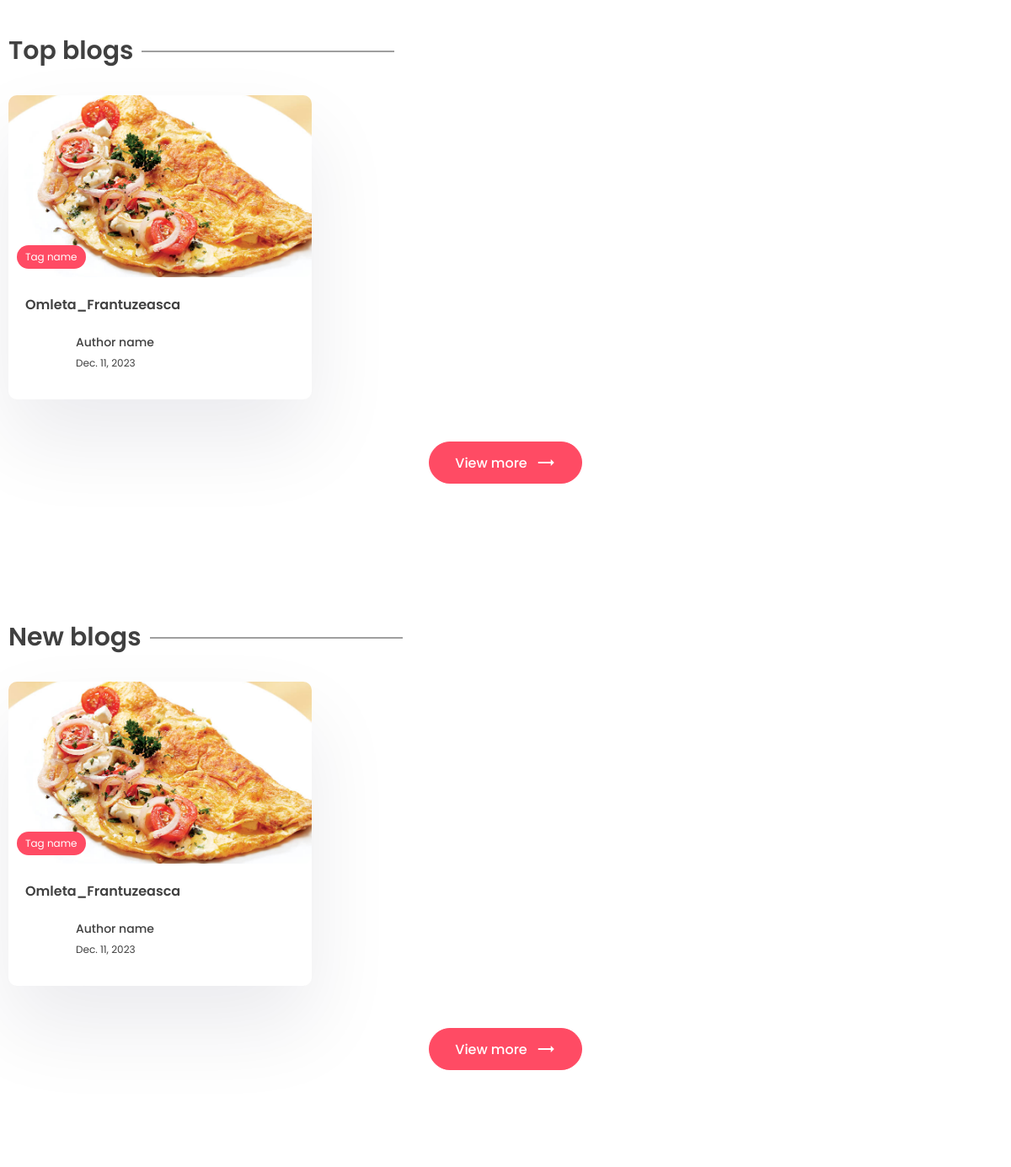
/ (middle part), run on an earlier commit of the app's database.
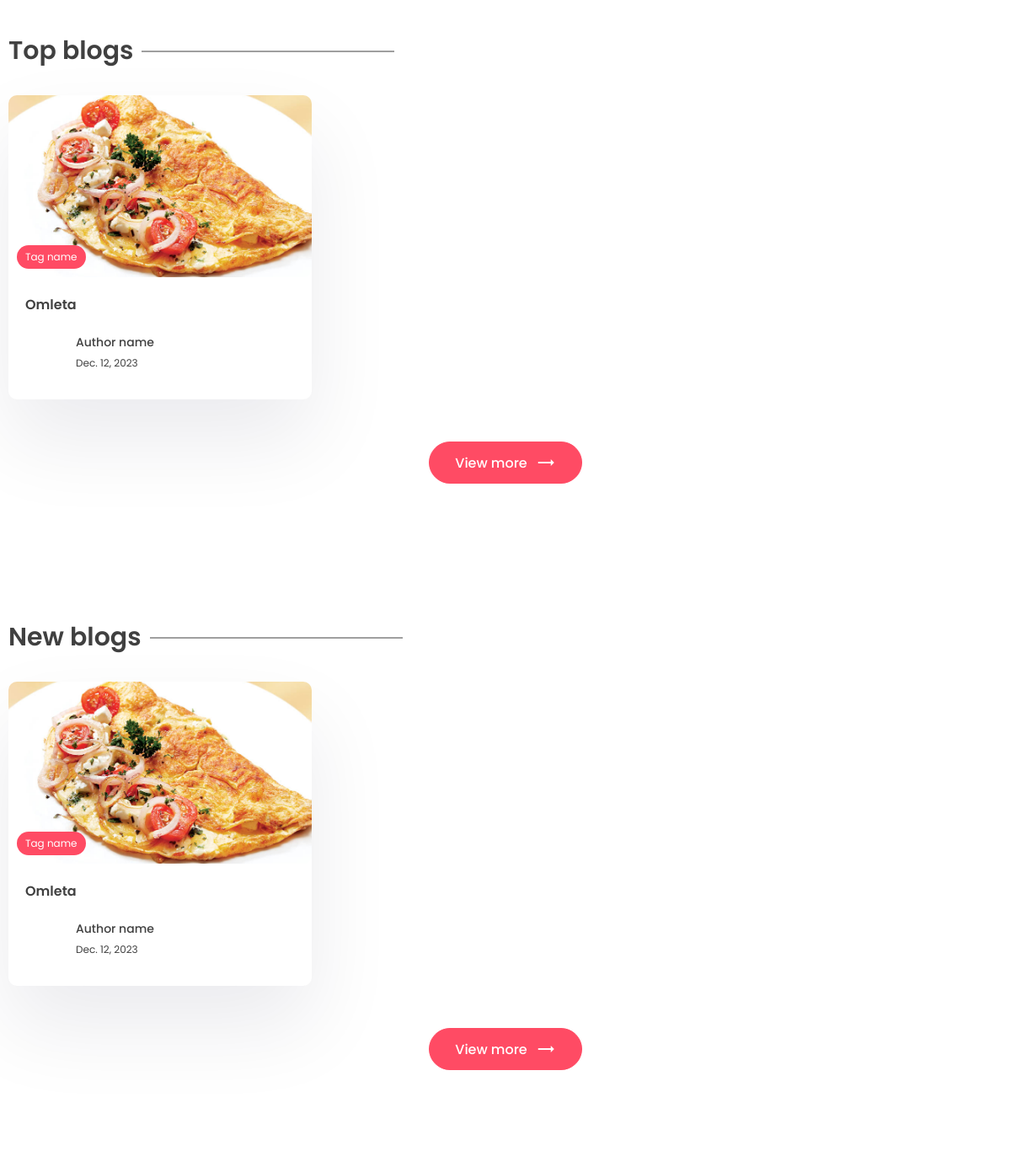
And on a later commit of the database.
### app/models.py (models this page shows)
class Post(models.Model):
    title = models.CharField(max_length=200)
    content = models.TextField()
    last_updated = models.DateTimeField(auto_now=True)
    slug = models.SlugField(max_length=200, unique=True)
    image = models.ImageField(null=True, blank=True, upload_to="images/")
    tags = models.ManyToManyField(Tag, blank=True, related_name='post')
    view_count = models.IntegerField(null=True, blank=True)

### app/views.py (the view)
# urls.py: path('', views.index, name='home_page')
def index(request):
    posts = Post.objects.all()
    context = {'posts': posts}
    return render(request, 'app/index.html', context)

### app/templates/app/index.html (shortened to what this page needs)
{% extends 'base.html' %}
{% block content %}
    <section class="sp">
      <div class="container">
        <h1 class="sec-title">Top blogs</h1>
        <div class="grid-3">
            {% for post in posts %}
          <a href="{% url 'post_page' post.slug %}">
            <div class="card">
              <div class="post-img">
                <img src="{{ post.image.url }}" alt="" />
                <div class="tag">Tag name</div>
              </div>
              <div class="card-content">
                <h3>
                  {{ post.title }}
                </h3>
                <div class="author">
                  <div class="profile-pic">
                  </div>
                  <div class="details">
                    <p>Author name</p>
                    <small>{{ post.last_updated|date }}</small>
                  </div>
                </div>
              </div>
            </div>
          </a>
            {% endfor %}
        </div>
        <center>
          <a href=""><button class="btn btn-primary rounded view">
            View more <span class="material-icons"> trending_flat </span>
          </button></a>
        </center>
      </div>
    </section>
    <section class="sp">
      <div class="container">
        <h1 class="sec-title">New blogs</h1>
        <div class="grid-3">
            {% for post in posts %}
          <a href="{% url 'post_page' post.slug %}">
            <div class="card">
              <div class="post-img">
                <img src="{{ post.image.url }}" alt="" />
                <div class="tag">Tag name</div>
              </div>
              <div class="card-content">
                <h3>
                    {{ post.title }}
                </h3>
                <div class="author">
                  <div class="profile-pic">
                  </div>
                  <div class="details">
                    <p>Author name</p>
                    <small>{{ post.last_updated|date }}</small>
                  </div>
                </div>
              </div>
            </div>
          </a>
            {% endfor %}
        </div>
        <center>
          <a href=""><button class="btn btn-primary rounded view">
            View more <span class="material-icons"> trending_flat </span>
          </button></a>
        </center>
      </div>
    </section>
{% endblock content %}

### templates/base.html (shortened to what this page needs)
{% load static %}
<!DOCTYPE html>
<html lang="en">
  <head>
    <link rel="stylesheet" href="{% static 'app/style.css' %}" />
    <link
      rel="stylesheet"
      href="https://unicons.iconscout.com/release/v2.1.6/css/unicons.css"
    />
    <link
      rel="stylesheet"
      href="https://cdnjs.cloudflare.com/ajax/libs/font-awesome/6.1.1/css/all.min.css"
    />
  </head>
  <body>
    <main>
    {% block content %}
    {% endblock content %}
    </main>
  </body>
</html>

### app/static/app/style.css (style rules this page uses)
* { margin: 0; padding: 0; box-sizing: border-box; text-decoration: none; border: none; outline: none; list-style: none; font-family: "Poppins", sans-serif; color: var(--black); }
:root { --red: #ff4b64; --black: #404040; --des: #555555; --shadow: #ffffff1a 0px 1px 1px 0px inset, #32325d40 0px 50px 100px -20px, #0000004d 0px 30px 60px -30px; --shadow2: rgba(17, 12, 46, 0.084) 0px 48px 100px 0px; }
html { font-size: 62.5%; }
[class*="grid"] { display: grid; }
img { width: 100%; }
.container { max-width: 1220px; margin: auto; padding: 0 10px; }
p, a { font-size: 1.6rem; color: var(--des); }
.btn { cursor: pointer; height: 5rem; padding: 0 3rem; font-size: 1.6rem; font-weight: 500; border: 1px solid var(--red); display: flex; align-items: center; justify-content: center; gap: 1rem; }
.btn span { color: white; }
.btn-primary { background: var(--red); color: white; }
.rounded { border-radius: 5rem; }
.sp { padding: 8rem 0; }
.post-img { height: 40rem; width: 100%; overflow: hidden; border-radius: 1rem; }
.post-img img { height: 100%; object-fit: cover; object-position: center; }
.sec-title { font-size: 3rem; font-weight: 600; position: relative; width: fit-content; margin-bottom: 3rem; }
.sec-title::after { content: ""; position: absolute; right: -31rem; height: 1px; width: 30rem; background: var(--black); top: 50%; transform: translateY(-50%); }
.grid-3 { grid-template-columns: repeat(3, 1fr); gap: 5rem; }
.card { background: white; box-shadow: var(--shadow2); border-radius: 1rem; cursor: pointer; transition: 0.3s; }
.post-img { position: relative; }
.tag { position: absolute; bottom: 1rem; left: 1rem; background: var(--red); color: white; border-radius: 5rem; padding: 0.5rem 1rem; font-size: 1.2rem; }
.card-content { padding: 2rem; padding-bottom: 3rem; }
.card h3 { font-size: 1.6rem; font-weight: 600; }
.card .post-img { width: 100%; height: unset; aspect-ratio: 1/0.6; }
.author { display: flex; align-items: center; gap: 1rem; margin-top: 2rem; }
.profile-pic { width: 5rem; aspect-ratio: 1/1; border-radius: 50%; overflow: hidden; }
.author p { color: var(--black); font-weight: 500; font-size: 1.4rem; }
.author small { color: var(--black); font-size: 1.2rem; }
.view { margin-top: 5rem; }
main { padding-top: 10rem !important; }

What changed in the data, as far as the page shows it:
changed Post: title "Omleta_Frantuzeasca" → "Omleta"; last_updated "Dec. 11, 2023" → "Dec. 12, 2023"
